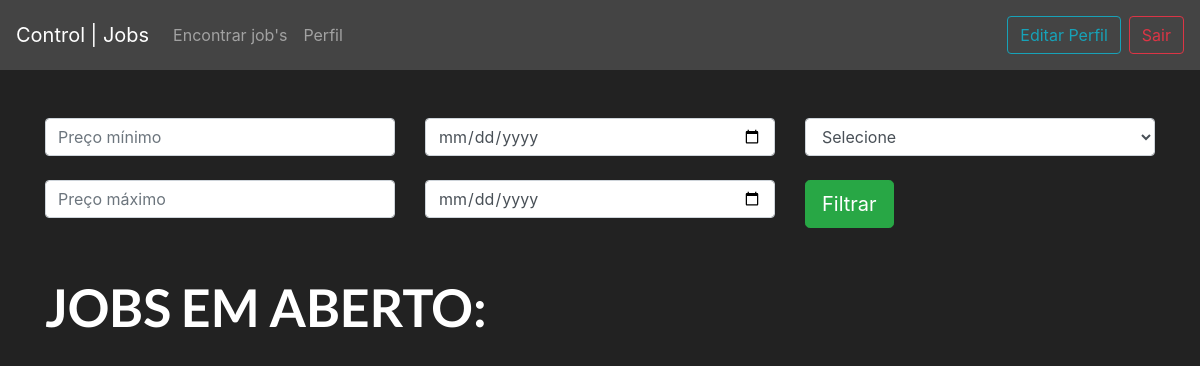
Page /jobs/encontrar_jobs (signed in) on the earlier database version.
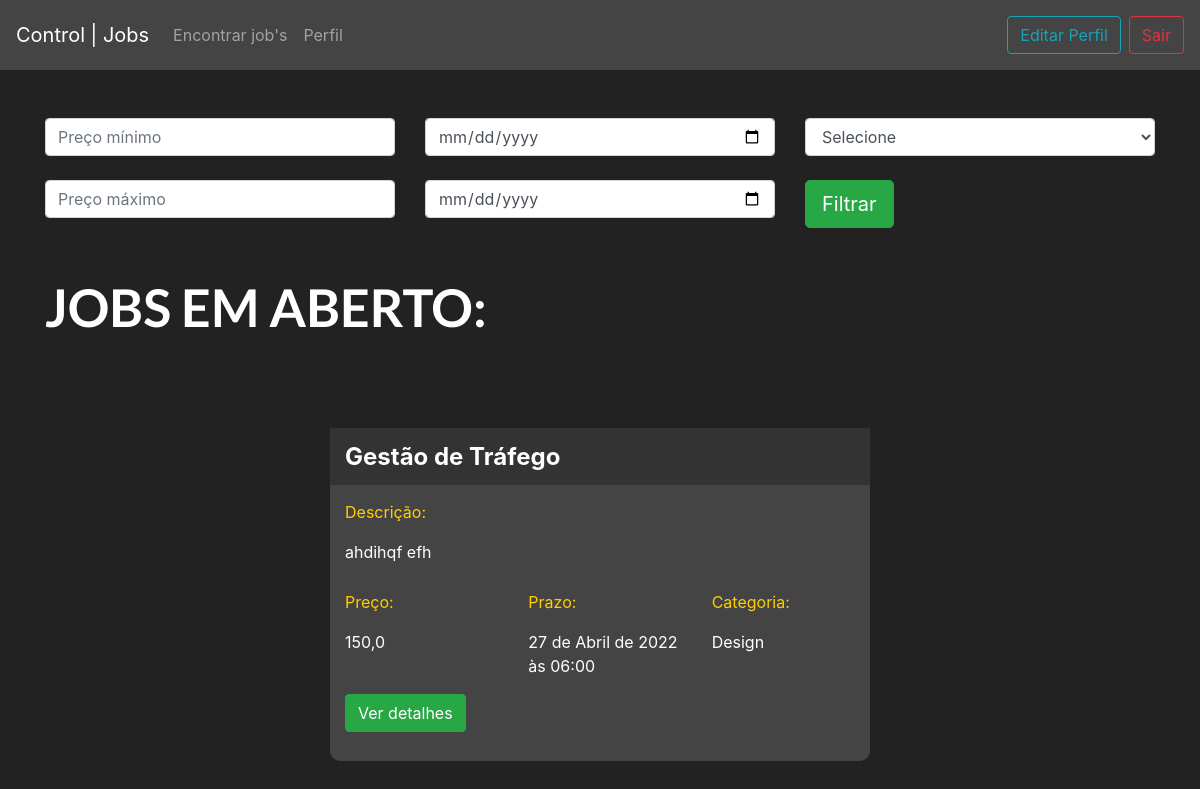
Same page on the later database version.
### jobs/models.py (models this page shows, shortened)
class Jobs(models.Model):
    categoria_choices = (('D', 'Design'),
                         ('EV', 'Edição de Vídeo'),
                         ('MD', 'Marketing Digital'),
                         ('LP', 'Landing Page'))
    status_choices = (('C', 'Em criação'),
                      ('AA', 'Aguardando aprovação'),
                      ('F', 'Finalizado'))
    titulo = models.CharField(max_length=200)
    descricao = models.TextField()
    categoria = models.CharField(max_length=4, choices=categoria_choices, default='D')
    prazo_entrega = models.DateTimeField()
    preco = models.FloatField()
    referencias = models.ManyToManyField(Referencias)
    profissional = models.ForeignKey(User, on_delete=models.DO_NOTHING, null=True, blank=True)
    reservado = models.BooleanField(default=False)
    status = models.CharField(max_length=2, default='C')
    arquivo_final = models.FileField(null=True, blank=True)

### jobs/views.py (the view)
# urls.py: path('encontrar_jobs', views.encontrar_jobs, name="encontrar_jobs"),
@login_required(login_url='/auth/login')
def encontrar_jobs(request):
    if request.method == "GET":
        preco_minimo = request.GET.get('preco_minimo')
        preco_maximo = request.GET.get('preco_maximo')
        prazo_minimo = request.GET.get('prazo_minimo')
        prazo_maximo = request.GET.get('prazo_maximo')
        categoria = request.GET.get('categoria')
        if preco_minimo or preco_maximo or prazo_minimo or prazo_maximo or categoria:
            if not preco_minimo:
                preco_minimo = 0
            if not preco_maximo:
                preco_maximo = 999999
            if not prazo_minimo:
                prazo_minimo = datetime(year=1900, month=1, day=1)
            if not prazo_maximo:
                prazo_maximo = datetime(year=3000, month=1, day=1)
            if categoria == ["D",]:
                categoria = ["D",]
            elif categoria == "EV":
                categoria = ["EV",]
            jobs = Jobs.objects.filter(preco__gte=preco_minimo)\
                .filter(preco__lte=preco_maximo)\
                .filter(prazo_entrega__gte=prazo_minimo)\
                .filter(prazo_entrega__lte=prazo_maximo)\
                .filter(categoria__in=categoria)\
                .filter(reservado=False)
        else:
            jobs = Jobs.objects.filter(reservado=False)
        return render(request, 'encontrar_jobs.html', {'jobs': jobs})

### jobs/models.py (called while the page is built)
    def __str__(self) -> str:
        return self.arquivo.url

### jobs/templates/encontrar_jobs.html (shortened to what this page needs)
{% extends 'base.html' %}
{% load static %}
{% block 'head' %}
<link rel="stylesheet" href="{% static 'jobs/css/encontrar_jobs.css' %}">
{% endblock %}
{% block 'body' %}
    <div class="container">
    <br>
    <br>
        <div class="row">
            <div class="col-sm">
            <form action="{% url 'encontrar_jobs' %}" method="GET">{% csrf_token %}
                <input type="text" class="form-control" placeholder="Preço mínimo" name="preco_minimo">
                <br>
                <input type="text" class="form-control" placeholder="Preço máximo" name="preco_maximo">
            </div>
            <div class="col-sm">
                <input type="date" class="form-control" name="prazo_minimo">
                <br>
                <input type="date" class="form-control" name="prazo_maximo">
            </div>
            <div class="col-sm">
                <select class="form-control" name="categoria">
                    <option value="S">Selecione</option>
                </select>
                <br>
                <input type="submit" class="btn btn-success btn-lg" value="Filtrar">
            </div>
        </div>
        <br>
        <br>
        <h2 class="titulo">JOBS EM ABERTO:</h2>
        <div class="row justify-content-around">
            {% for job in jobs %}
            <div class="col-6 row-card">
                <div class="card-job">
                    <div class="header-job">
                       <h4 class="titulo-job">{{ job.titulo }}</h4>
                    </div>
                    <div class="body-job">
                        <p class="titulo-body">Descrição:</p>
                        <div style="width: 70%">
                            <p>{{ job.descricao }}</p>
                        </div>
                        <div class="row">
                            <div class="col-4">
                                <p class="titulo-body">Preço:</p>
                                <p>{{ job.preco }}</p>
                            </div>
                            <div class="col-4">
                                <p class="titulo-body">Prazo:</p>
                                <p>{{ job.prazo_entrega }}</p>
                            </div>
                            <div class="col-4">
                                <p class="titulo-body">Categoria:</p>
                                <p>{% if job.categoria == 'D'%}
                                    Design
                                {% else %}
                                    Edição de vídeo
                                {% endif%}</p>
                            </div>
                        </div>
                        <button class="btn btn-success" data-toggle="modal" data-target="#modal-{{job.id}}">Ver detalhes</button>
                        <br>
                        <br>
                    </div>
                </div>
            </div>
        {% endfor %}
        </div>
    </div>
{% endblock %}

Differences in the rows shown:
added Jobs: titulo "Gestão de Tráfego", descricao "ahdihqf efh", preco "150,0", prazo_entrega "27 de Abril de 2022 às 06:00", categoria "Design"
